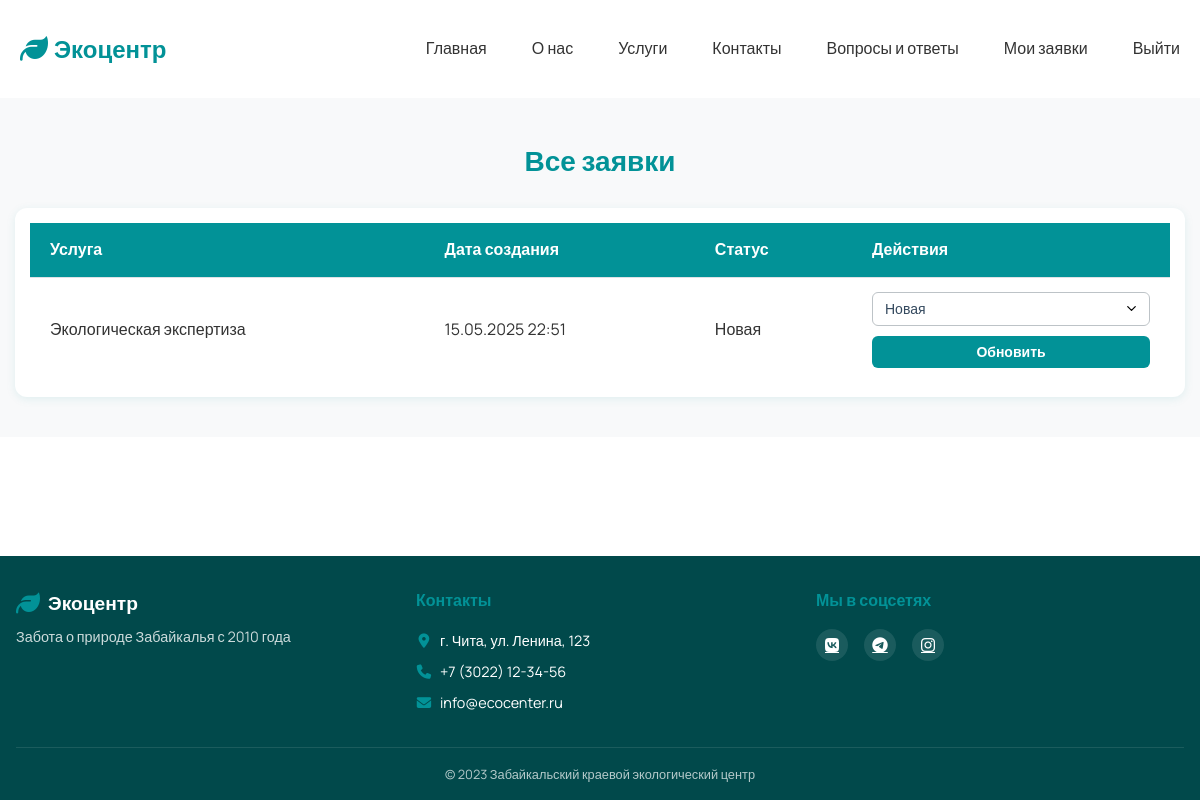
The app's page /services/my-order/ (signed in), older data.
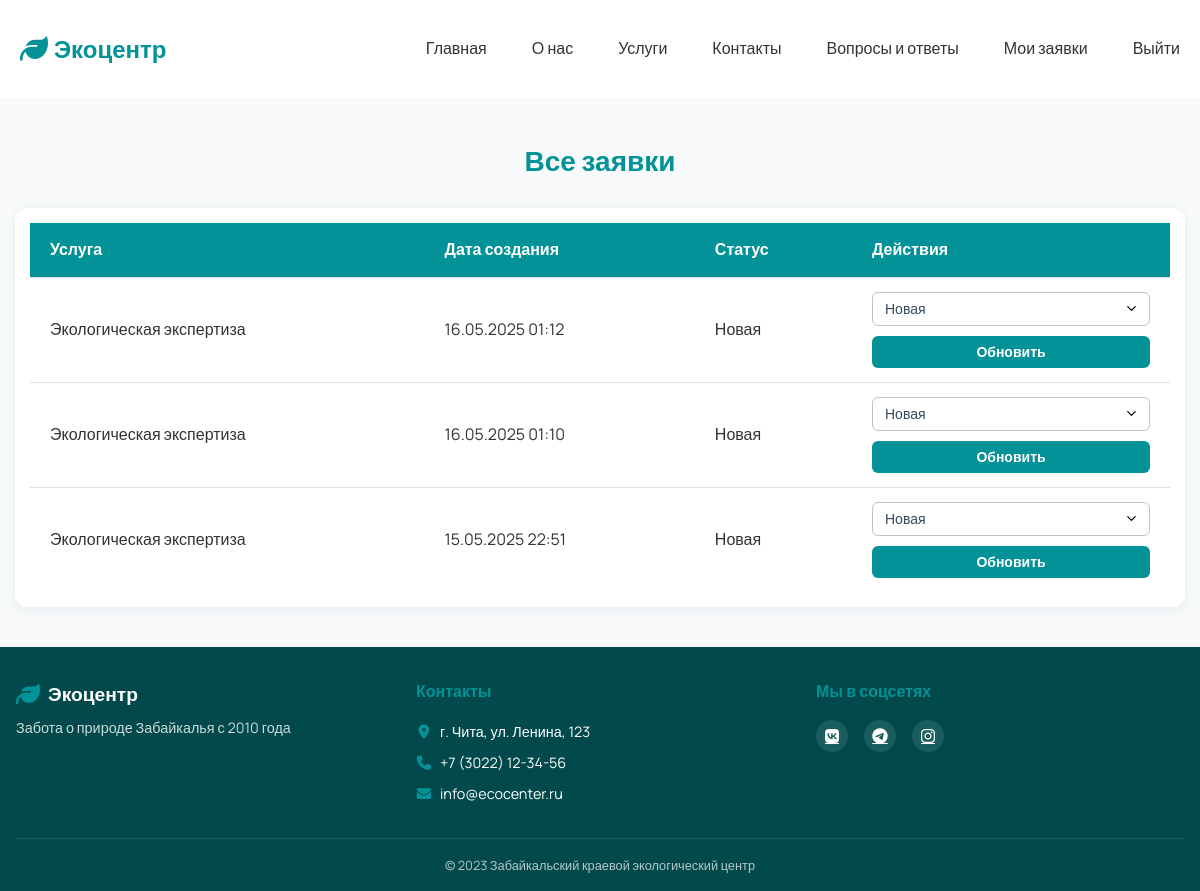
The same page, newer data.
### services/models.py (models this page shows, shortened)
class Order(models.Model):
    STATUS_CHOICES = [
        ('new', 'Новая'),
        ('in_progress', 'В обработке'),
        ('completed', 'Завершена'),
        ('cancelled', 'Отменена'),
    ]
    user = models.ForeignKey(User, on_delete=models.CASCADE)
    service = models.ForeignKey(Service, on_delete=models.CASCADE)
    status = models.CharField(max_length=20, choices=STATUS_CHOICES, default='new')
    created_at = models.DateTimeField(auto_now_add=True)
    updated_at = models.DateTimeField(auto_now=True)
    comment = models.TextField(blank=True, null=True)

class Service(models.Model):
    title = models.CharField(max_length=200)
    description = models.TextField()
    image = models.ImageField(upload_to='service/')
    price = models.DecimalField(max_digits=10, decimal_places=2, null=True, blank=True)
    is_active = models.BooleanField(default=True)

### services/views.py (the view, shortened to what this page needs)
# urls.py: path('my-order/', views.my_orders, name='my_orders'),
@login_required
def my_orders(request):
    if request.user.is_staff:
        orders = Order.objects.all().order_by('-created_at')
    else:
        orders = Order.objects.filter(user=request.user).order_by('-created_at')
    return render(request, 'services/order_list.html', {'orders': orders})

### core/context_processors.py (called while the page is built)
def site_settings(request):
    settings = SiteSetting.objects.first()
    return {'settings': settings}

### templates/services/order_list.html (shortened to what this page needs)
{% extends 'base.html' %}
{% load static %}
{% block content %}
<section class="orders">
    <div class="container">
        <h1>{% if request.user.is_staff %}Все заявки{% else %}Мои заявки{% endif %}</h1>
        <div class="orders-table">
            <table>
                <thead>
                    <tr>
                        <th>Услуга</th>
                        <th>Дата создания</th>
                        <th>Статус</th>
                        <th>Действия</th>
                    </tr>
                </thead>
                <tbody>
                    {% for order in orders %}
                    <tr>
                        <td>{{ order.service.title }}</td>
                        <td>{{ order.created_at|date:"d.m.Y H:i" }}</td>
                        <td>{{ order.get_status_display }}</td>
                        <td>
                            {% if request.user.is_staff %}
                            <form method="post" action="{% url 'my_orders' %}" class="status-form">
                                <select name="status" class="status-select">
                                    {% for value, label in order.STATUS_CHOICES %}
                                    <option value="{{ value }}" {% if order.status == value %}selected{% endif %}>{{ label }}</option>
                                    {% endfor %}
                                </select>
                                <button type="submit" class="btn btn-status" style="margin: 0;">Обновить</button>
                            </form>
                            {% else %}
                            <span class="btn btn-details">{{ order.get_status_display }}</span>
                            {% endif %}
                        </td>
                    </tr>
                    {% empty %}
                    <tr>
                        <td colspan="4">У вас нет заявок</td>
                    </tr>
                    {% endfor %}
                </tbody>
            </table>
        </div>
    </div>
</section>
{% endblock %}

Row changes from the older to the newer data that the page shows:
added Order: service "Экологическая экспертиза", created_at "16.05.2025 01:12", status "Новая"
added Order: service "Экологическая экспертиза", created_at "16.05.2025 01:10", status "Новая"
